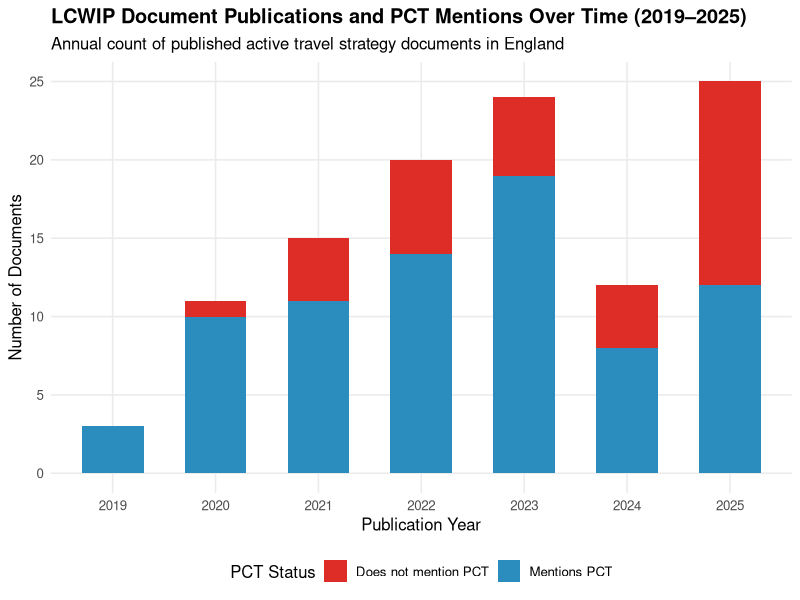

Source code (R):
## ---- chunk 1
#| label: fig-pct-over-time
#| fig-cap: "Publication of LCWIP and active-travel planning documents over time by PCT mention status."
#| warning: false
#| message: false
library(readr)
library(ggplot2)
library(dplyr)

df <- read_csv("results/results_flat.csv", show_col_types = FALSE) %>%
  filter(!is.na(year), year >= 2018, year <= 2026)

df_summary <- df %>%
  mutate(pct_label = if_else(mentions_pct, "Mentions PCT", "Does not mention PCT")) %>%
  group_by(year = factor(year), pct_label) %>%
  summarise(count = n(), .groups = "drop")

ggplot(df_summary, aes(x = year, y = count, fill = pct_label)) +
  geom_col(position = "stack", width = 0.6) +
  scale_fill_manual(values = c("Mentions PCT" = "#2b8cbe", "Does not mention PCT" = "#de2d26")) +
  labs(
    title = "LCWIP Document Publications and PCT Mentions Over Time (2019–2025)",
    subtitle = "Annual count of published active travel strategy documents in England",
    x = "Publication Year",
    y = "Number of Documents",
    fill = "PCT Status"
  ) +
  theme_minimal(base_size = 12) +
  theme(
    legend.position = "bottom",
    plot.title = element_text(face = "bold"),
    panel.grid.minor = element_blank()
  )
